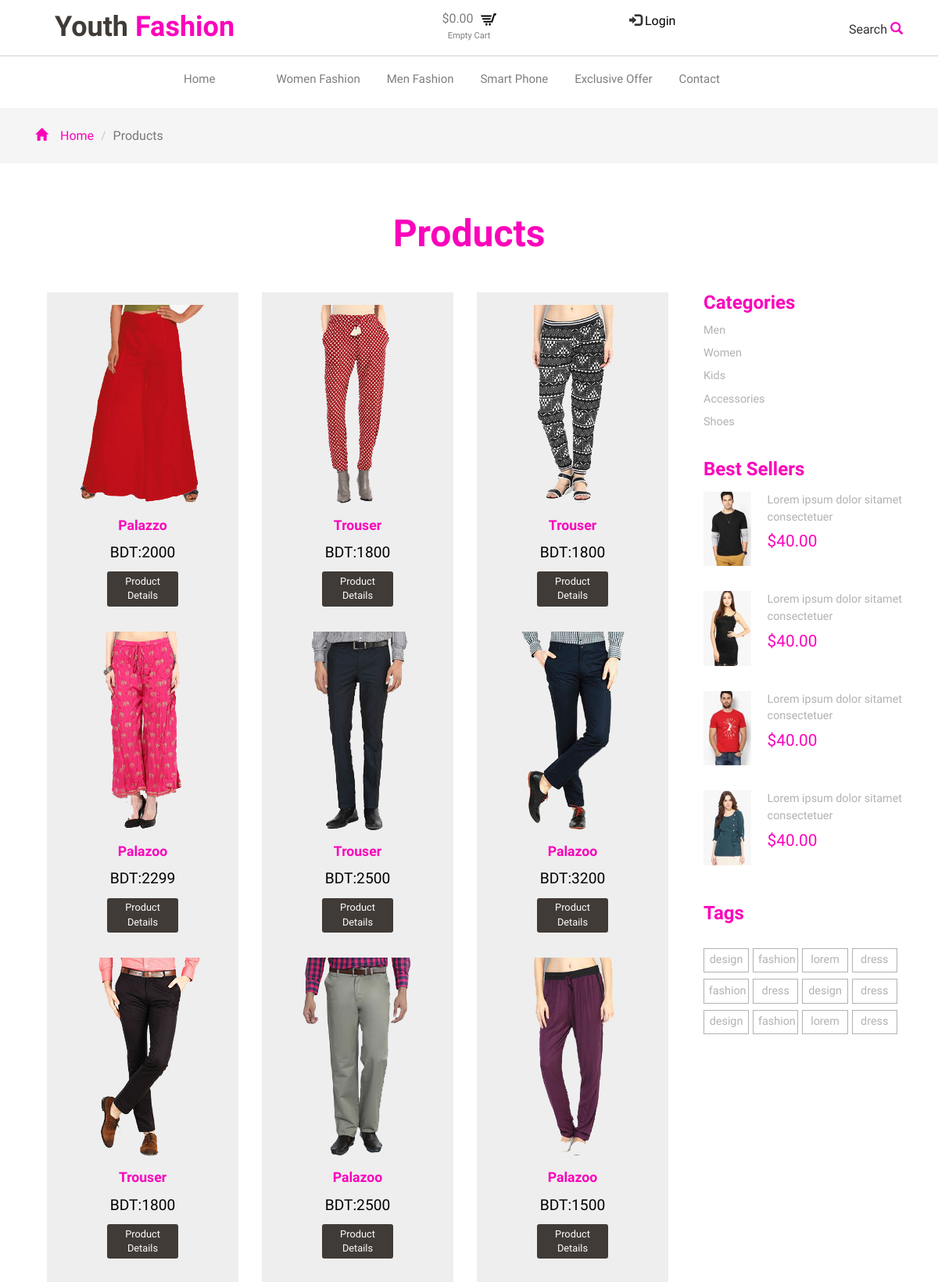
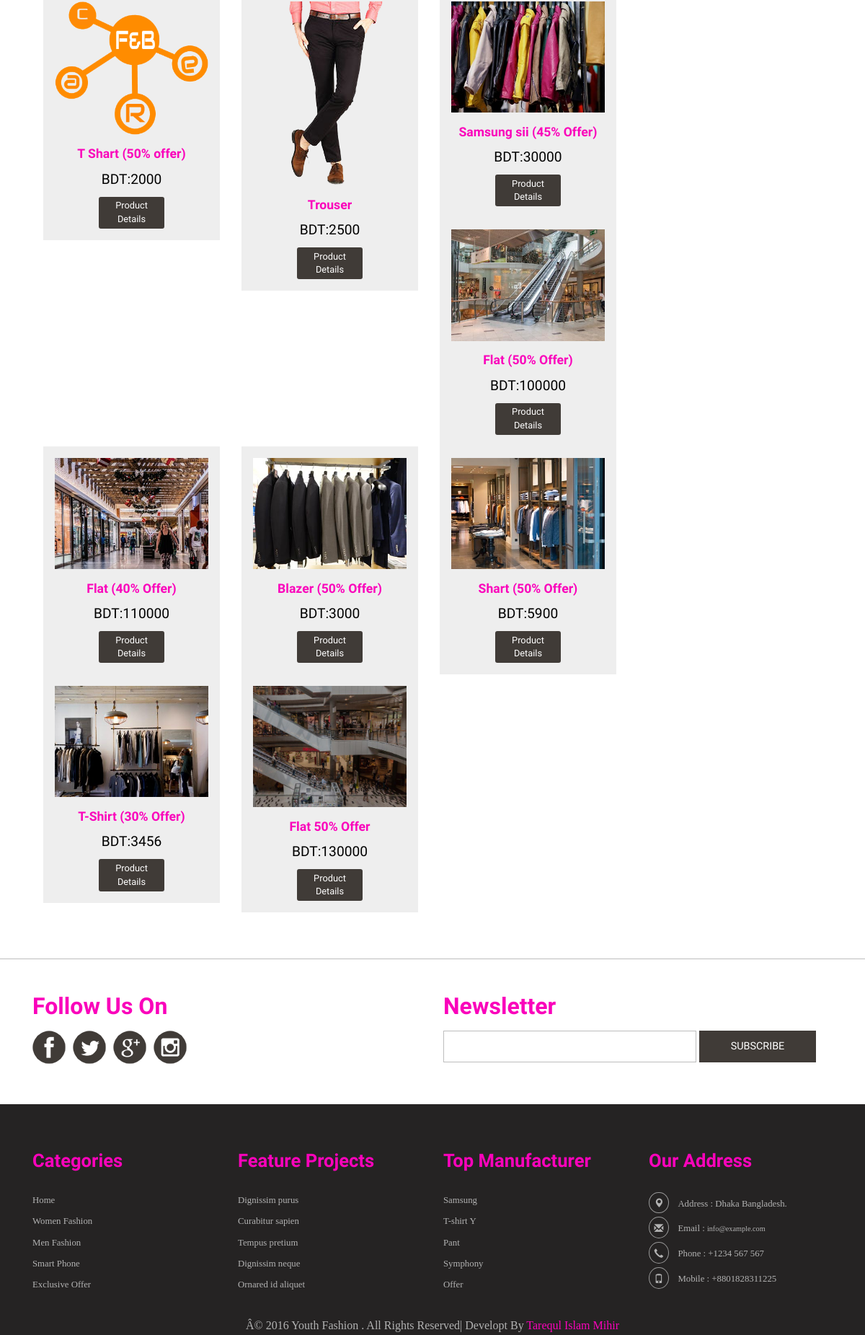
/products.php (upper part), run on the app's committed database (2 pictures, top to bottom).
### tables this page shows
CREATE TABLE IF NOT EXISTS `tbl_category` (
  `category_id` int(3) NOT NULL AUTO_INCREMENT,
  `category_name` varchar(100) NOT NULL,
  `category_description` text NOT NULL,
  `publication_status` tinyint(1) NOT NULL,
  PRIMARY KEY (`category_id`)
);

CREATE TABLE IF NOT EXISTS `tbl_product` (
  `product_id` int(11) NOT NULL AUTO_INCREMENT,
  `product_name` varchar(200) NOT NULL,
  `category_id` int(3) NOT NULL,
  `manufacturer_id` int(3) NOT NULL,
  `product_price` float NOT NULL,
  `stock_quantity` int(7) NOT NULL,
  `product_sku` varchar(5) NOT NULL,
  `product_short_description` text NOT NULL,
  `product_long_description` text NOT NULL,
  `product_image` text NOT NULL,
  `publication_status` tinyint(1) NOT NULL,
  PRIMARY KEY (`product_id`)
);

CREATE TABLE IF NOT EXISTS `tbl_manufacturer` (
  `manufacturer_id` int(3) NOT NULL AUTO_INCREMENT,
  `manufacturer_name` varchar(100) NOT NULL,
  `manufacturer_description` text NOT NULL,
  `publication_status` tinyint(1) NOT NULL,
  PRIMARY KEY (`manufacturer_id`)
);

CREATE TABLE IF NOT EXISTS `tbl_other` (
  `other_id` int(3) NOT NULL,
  `facebook` varchar(256) NOT NULL,
  `google_plus` varchar(256) NOT NULL,
  `linked_in` varchar(256) NOT NULL,
  `twitter` varchar(256) NOT NULL,
  `copyright` text NOT NULL,
  `address` text NOT NULL,
  `email` varchar(256) NOT NULL,
  `phone` varchar(15) NOT NULL,
  `mobile` varchar(15) NOT NULL,
  PRIMARY KEY (`other_id`)
);

### products.php (called while the page is built, shortened)
<?php
include './index.php';

### classes/application.php (called while the page is built, shortened)
<?php
class Application {
    private $db_connect;
    public function __construct() {
        $host_name= 'localhost';
        $user_name='root';
        $password='';
        $db_name="db_youth_fashion";
        $this->db_connect=mysqli_connect($host_name, $user_name, $password, $db_name);
    }
    public function select_all_published_category_info(){
        $sql="SELECT *FROM tbl_category WHERE publication_status=1";
        if(mysqli_query($this->db_connect,$sql)){
            $cquery_result=mysqli_query($this->db_connect, $sql);
            return $cquery_result;
        }  else {
            die('Query Problem'.mysqli_error($this->db_connect));
        }
    }
    public function select_all_manufacturer_published_info(){
        $sql="SELECT *FROM tbl_manufacturer WHERE publication_status=1";
        if(mysqli_query($this->db_connect,$sql)){
            $query_result=mysqli_query($this->db_connect, $sql);
            return $query_result;
        }  else {
            die('Query Problem'.mysqli_error($this->db_connect));
        }
    }
    public function select_all_product_info(){
        $sql="SELECT *FROM tbl_product WHERE publication_status=1";
        if(mysqli_query($this->db_connect,$sql)){
            $query_result=mysqli_query($this->db_connect, $sql);
            return $query_result;
        }  else {
            die('Query Problem'.mysqli_error($this->db_connect));
        }
    }
}

### classes/super_admin.php (called while the page is built, shortened)
<?php
class Super_admin {
    private $db_connect;
    public function __construct() {
        $host_name= 'localhost';
        $user_name='root';
        $password='';
        $db_name="db_youth_fashion";
        $this->db_connect=mysqli_connect($host_name, $user_name, $password, $db_name);
    }
    public function select_configaration_info(){
      $sql="SELECT *FROM tbl_other";
        if(mysqli_query($this->db_connect, $sql)) {
           $cnquery_result=mysqli_query($this->db_connect, $sql);
            return $cnquery_result;
        }else {
            die('Query problem'.mysqli_error($this->db_connect));
        }
    }
}

### pages/products_content.php (the view, shortened to what this page needs)
<?php
$query_result=$obj_app->select_all_product_info();
?>
<div class="breadcrumbs">
    <div class="container">
        <ol class="breadcrumb breadcrumb1 animated wow slideInLeft animated" data-wow-delay=".5s" style="visibility: visible; animation-delay: 0.5s; animation-name: slideInLeft;">
            <li><a href="index.php"><span class="glyphicon glyphicon-home" aria-hidden="true"></span>Home</a></li>
            <li class="active">Products</li>
        </ol>
    </div>
</div>
<div class="products">
    <div class="container">
        <h2>Products</h2>
        <div class="col-md-9">
            <?php while ($product_info=mysqli_fetch_assoc($query_result)) {?>
            <div class="col-md-4 col-md4">
                    <div class="col-md1 simpleCart_shelfItem">
                        <a href="single.php">
                            <img class="img-responsive" src="assets/<?php echo $product_info['product_image']; ?>" alt="" />
                        </a>
                        <h3><a href="single.php"><?php echo $product_info['product_name']; ?></a></h3>
                        <div class="price">
                            <h5 class="item_price">BDT:<?php echo $product_info['product_price']; ?></h5>
                            <a href="product_details.php?id=<?php echo $product_info['product_id']; ?>" class="item_add">Product Details</a>
                        </div>
                    </div>
            </div>
            <?php }?>
        </div>
        <div class="col-md-3 product-bottom">
            <div class=" rsidebar span_1_of_left">
                <h3 class="cate">Categories</h3>
                <ul class="menu-drop">
                    <li class="item1"><a href="#">Men </a>
                    </li>
                    <li class="item2"><a href="#">Women </a>
                    </li>
                    <li class="item3"><a href="#">Kids</a>
                    </li>
                    <li class="item4"><a href="#">Accessories</a>
                    </li>
                    <li class="item4"><a href="#">Shoes</a>
                    </li>
                </ul>
            </div>
            <div class="product-bottom">
                <h3 class="cate">Best Sellers</h3>
                <div class="product-go">
                    <div class=" fashion-grid">
                        <a href="single.php"><img class="img-responsive " src="assets/front_end_essets/images/pr.jpg" alt=""></a>
                    </div>
                    <div class=" fashion-grid1">
                        <h6 class="best2"><a href="single.php" >Lorem ipsum dolor sitamet consectetuer  </a></h6>
                        <span class=" price-in1"> $40.00</span>
                    </div>
                    <div class="clearfix"> </div>
                </div>
                <div class="product-go">
                    <div class=" fashion-grid">
                        <a href="single.php"><img class="img-responsive " src="assets/front_end_essets/images/pr1.jpg" alt=""></a>
                    </div>
                    <div class=" fashion-grid1">
                        <h6 class="best2"><a href="single.php" >Lorem ipsum dolor sitamet consectetuer  </a></h6>
                        <span class=" price-in1"> $40.00</span>
                    </div>
                    <div class="clearfix"> </div>
                </div>
                <div class="product-go">
                    <div class=" fashion-grid">
                        <a href="single.php"><img class="img-responsive " src="assets/front_end_essets/images/pr2.jpg" alt=""></a>
                    </div>
                    <div class=" fashion-grid1">
                        <h6 class="best2"><a href="single.php" >Lorem ipsum dolor sitamet consectetuer  </a></h6>
                        <span class=" price-in1"> $40.00</span>
                    </div>
                    <div class="clearfix"> </div>
                </div>
                <div class="product-go">
                    <div class=" fashion-grid">
                        <a href="single.php"><img class="img-responsive " src="assets/front_end_essets/images/pr3.jpg" alt=""></a>
                    </div>
                    <div class=" fashion-grid1">
                        <h6 class="best2"><a href="single.php" >Lorem ipsum dolor sitamet consectetuer  </a></h6>
                        <span class=" price-in1"> $40.00</span>
                    </div>
                    <div class="clearfix"> </div>
                </div>
            </div>
            <div class="tag">
                <h3 class="cate">Tags</h3>
                <div class="tags">
                    <ul>
                        <li><a href="#">design</a></li>
                        <li><a href="#">fashion</a></li>
                        <li><a href="#">lorem</a></li>
                        <li><a href="#">dress</a></li>
                        <li><a href="#">fashion</a></li>
                        <li><a href="#">dress</a></li>
                        <li><a href="#">design</a></li>
                        <li><a href="#">dress</a></li>
                        <li><a href="#">design</a></li>
                        <li><a href="#">fashion</a></li>
                        <li><a href="#">lorem</a></li>
                        <li><a href="#">dress</a></li>
                        <div class="clearfix"> </div>
                    </ul>
                </div>
            </div>
        </div>
        <div class="clearfix"> </div>
    </div>
</div>

### include/header_bottom.php (shortened to what this page needs)
<?php
    $cquery_result=$obj_app->select_all_published_category_info();
?>
<div class="container">
    <div class="head-top">
        <div class="n-avigation">
            <nav class="navbar nav_bottom" role="navigation">
                <div class="navbar-header nav_2">
                </div>
                <div class="collapse navbar-collapse" id="bs-megadropdown-tabs">
                    <ul class="nav navbar-nav nav_1">
                        <li><a href="index.php">Home</a></li>
                         <?php while ($category_info=mysqli_fetch_assoc($cquery_result)){ ?>
                        <li class="last"><a href="category.php?id=<?php echo $category_info['category_id'];?>"><?php echo $category_info['category_name'];?></a></li>
                         <?php } ?>
                        <li><a href="contact.php">Contact</a></li>
                    </ul>
                </div>
            </nav>
        </div>
        <link href="assets/front_end_essets/css/popuo-box.css" rel="stylesheet" type="text/css" media="all"/>
    </div>
</div>

### include/footer_bottom.php
<?php
$cquery_result=$obj_app->select_all_published_category_info();
$query_result=$obj_app->select_all_manufacturer_published_info();
$cnquery_result=$obj_super_admin->select_configaration_info();
$configaration_info=mysqli_fetch_assoc($cnquery_result);
?>
<div class="footer-bottom" style="font-family: Comic Sans MS;">
    <div class="container">
        <div class="col-md-3 footer-bottom-cate animated wow fadeInLeft" data-wow-delay=".5s">
            <h6>Categories</h6>
            <ul>
                <li><a href="index.php">Home</a></li>
                <?php while ($category_info=mysqli_fetch_assoc($cquery_result)){ ?>
                    <li><a href="category.php?id=<?php echo $category_info['category_id'];?>"><?php echo $category_info['category_name'];?> </a></li>
                <?php } ?>
            </ul>
        </div>
        <div class="col-md-3 footer-bottom-cate animated wow fadeInLeft" data-wow-delay=".5s">
            <h6>Feature Projects</h6>
            <ul>
                <li><a href="#">Dignissim purus</a></li>
                <li><a href="#">Curabitur sapien</a></li>
                <li><a href="#">Tempus pretium</a></li>
                <li><a href="#">Dignissim neque</a></li>
                <li><a href="#">Ornared id aliquet</a></li>
            </ul>
        </div>
        <div class="col-md-3 footer-bottom-cate animated wow fadeInRight" data-wow-delay=".5s">
            <h6>Top Manufacturer</h6>
            <ul>
                <?php while ($manufacturer_info=  mysqli_fetch_assoc($query_result)) {?>
                <li><a href="products.php"><?php echo $manufacturer_info['manufacturer_name']; ?></a></li>
                <?php }?>
            </ul>
        </div>
        <div class="col-md-3 footer-bottom-cate cate-bottom animated wow fadeInRight" data-wow-delay=".5s">
            <h6>Our Address</h6>
            <ul>
                <li><i class="glyphicon glyphicon-map-marker" aria-hidden="true"></i>Address : <?php echo $configaration_info['address'];?></li>
                <li><i class="glyphicon glyphicon-envelope" aria-hidden="true"></i>Email : <a href="<?php echo $configaration_info['email'];?>"><?php echo $configaration_info['email'];?></a></li>
                <li><i class="glyphicon glyphicon-earphone" aria-hidden="true"></i>Phone : <?php echo $configaration_info['phone'];?></li>
                <li><i class="glyphicon glyphicon-phone" aria-hidden="true"></i>Mobile : <?php echo $configaration_info['mobile'];?></li>
            </ul>
        </div>
        <div class="clearfix"> </div>
        <p class="footer-class animated wow fadeInUp animated" data-wow-delay=".5s" style="visibility: visible; animation-delay: 0.5s; animation-name: fadeInUp;"><?php echo $configaration_info['copyright'];?>| Developt By <a href="http://facebook.com/mstarequlislam" target="_blank">Tarequl Islam Mihir</a> </p>
    </div>
</div>

### data on the page
tbl_category: category_name "Women Fashion"
tbl_category: category_name "Men Fashion"
tbl_category: category_name "Smart Phone"
tbl_category: category_name "Exclusive Offer"
tbl_product: product_image (picture), product_name "Palazzo", product_price "2000"
tbl_product: product_image (picture), product_name "Trouser", product_price "1800"
tbl_product: product_image (picture), product_name "Trouser", product_price "1800"
tbl_product: product_image (picture), product_name "Palazoo", product_price "2299"
tbl_product: product_image (picture), product_name "Trouser", product_price "2500"
tbl_product: product_image (picture), product_name "Palazoo", product_price "3200"
tbl_product: product_image (picture), product_name "Trouser", product_price "1800"
tbl_product: product_image (picture), product_name "Palazoo", product_price "2500"
tbl_product: product_image (picture), product_name "Palazoo", product_price "1500"
tbl_product: product_image (picture), product_name "T Shart (50% offer)", product_price "2000"
tbl_product: product_image (picture), product_name "Trouser", product_price "2500"
tbl_product: product_image (picture), product_name "Samsung sii (45% Offer)", product_price "30000"
tbl_product: product_image (picture), product_name "Flat (50% Offer)", product_price "100000"
tbl_product: product_image (picture), product_name "Flat (40% Offer)", product_price "110000"
tbl_product: product_image (picture), product_name "Blazer (50% Offer)", product_price "3000"
tbl_product: product_image (picture), product_name "Shart (50% Offer)", product_price "5900"
tbl_product: product_image (picture), product_name "T-Shirt (30% Offer)", product_price "3456"
tbl_product: product_image (picture), product_name "Flat 50% Offer", product_price "130000"
tbl_manufacturer: manufacturer_name "Samsung"
tbl_manufacturer: manufacturer_name "T-shirt Y"
tbl_manufacturer: manufacturer_name "Pant"
tbl_manufacturer: manufacturer_name "Symphony"
tbl_manufacturer: manufacturer_name "Offer"
tbl_other: address "Dhaka Bangladesh.", email "info@example.com", phone "+1234 567 567", mobile "+8801828311225", copyright "Â© 2016 Youth Fashion . All Rights Reserved"
